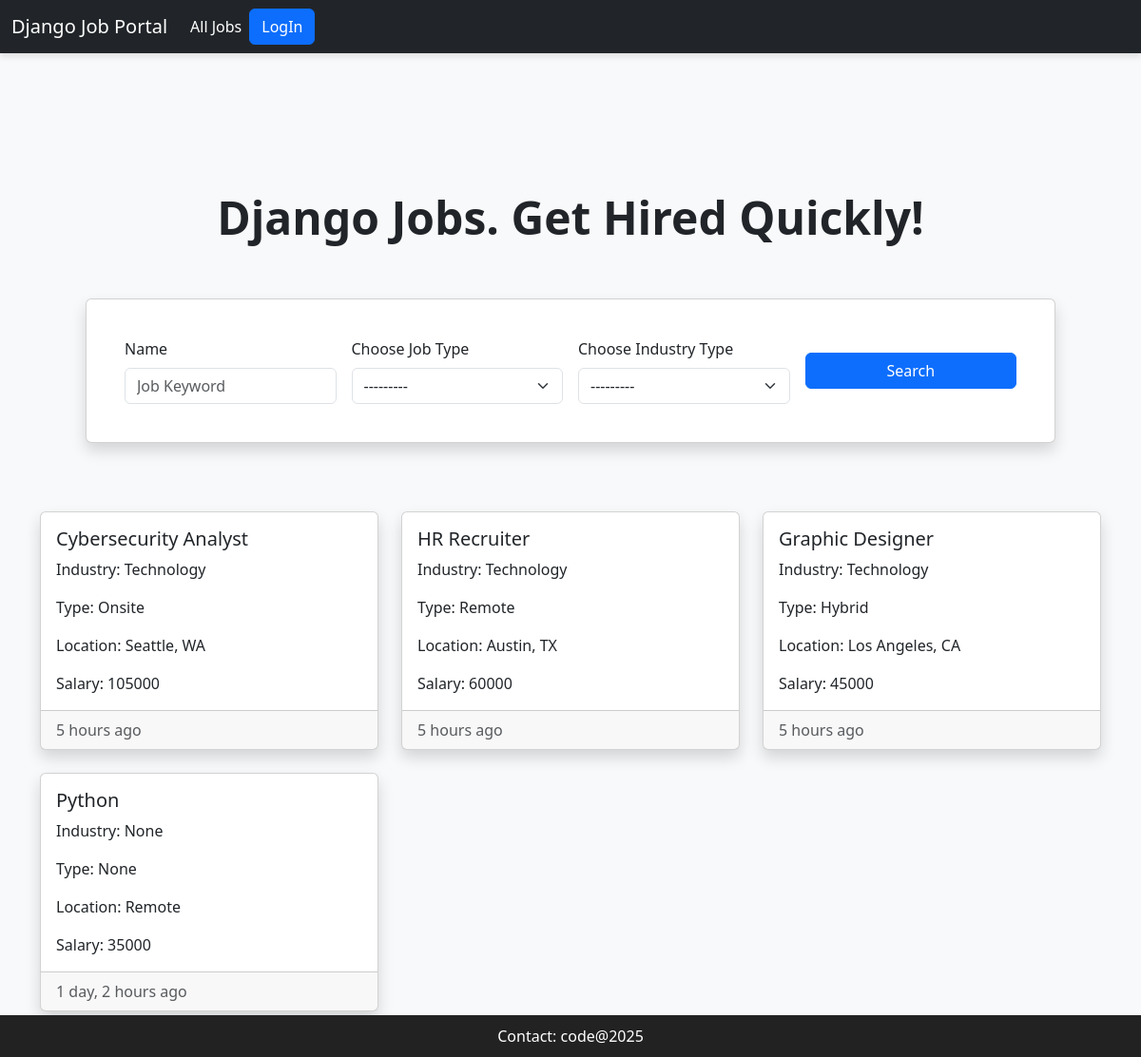
The page / on the database its author committed.
### job/models.py (models this page shows, shortened)
class Job(models.Model):
    job_type_choices = (
        ('Remote', 'Remote'),
        ('Onsite', 'Onsite'),
        ('Hybrid', 'Hybrid')
    )
    user = models.ForeignKey(User, on_delete=models.CASCADE)
    company = models.ForeignKey(Company, on_delete=models.CASCADE)
    title = models.CharField(max_length=100)
    location = models.CharField(max_length=100)
    salary = models.PositiveIntegerField(default=35000)
    requirements = models.TextField()
    ideal_candidate = models.TextField()
    is_available = models.BooleanField(default=False)
    timestamp = models.DateTimeField(auto_now_add=True)
    industry = models.ForeignKey(Industry, on_delete=models.DO_NOTHING, null=True, blank=True)
    job_type = models.CharField(max_length=20, choices=job_type_choices, null=True, blank=True)  # ✅ Fixed here

class Industry(models.Model):
    name = models.CharField(max_length=100)
    def __str__(self):
        return self.name

### website/views.py (the view)
# urls.py: 2. Add a URL to urlpatterns:  path('', views.home, name='home')
def home(request):
    filter = Jobfilter(request.GET, queryset=Job.objects.filter(is_available=True).order_by('-timestamp'))
    context = {'filter':filter}
    return render(request, 'website/home.html',context)

### templates/website/home.html
{% extends 'base.html' %}
{% load humanize %}
{% load widget_tweaks %}
{% block content %}
<section>
    <div class="p-5 mb-4 bg-light rounded-3">
        <div class="container-fluid py-5 text-center">
            <h2 class="display-5 fw-bold">Django Jobs. Get Hired Quickly!</h2>
        </div>
        <div class="card shadow p-4">
            <div class="card-body">
                <form class="row gy-3 gx-3 align-items-center" method="GET">
                    <div class="col-md-3">
                        <label for="jobTitle" class="form-label">Name</label>
                        {% render_field filter.form.title class="form-control" id="jobTitle" placeholder="Job Keyword" %}
                    </div>
                    <div class="col-md-3">
                        <label for="jobType" class="form-label">Choose Job Type</label>
                        {% render_field filter.form.job_type class="form-select"  %}
                    </div>
                    <div class="col-md-3">
                        <label for="industryType" class="form-label">Choose Industry Type</label>
                        {% render_field filter.form.industry class="form-select"  %}
                    </div>
                    <div class="col-md-3 d-flex align-items-end">
                        <button type="submit" class="btn btn-primary w-100">Search</button>
                    </div>
                </form>
            </div>
        </div>
    </div>
</section>
<div class="row row-cols-1 row-cols-md-3 g-4">
    {% for job in filter.qs %}
    <div class="col">
        <div class="card h-100 shadow">
            <div class="card-body">
                <h5 class="card-title">{{job.title}}</h5>
                <p class="card-text">Industry: {{job.industry}} </p>
                <p class="card-text">Type: {{job.job_type}} </p>
                <p class="card-text">Location: {{job.location}} </p>
                <p class="card-text">Salary: {{job.salary}} </p>
            </div>
            <div class="card-footer text-muted">
                {{ job.timestamp|naturaltime }}
            </div>
        </div>
    </div><br>
    {% endfor %}
</div>
{% endblock content %}

### templates/base.html (style rules this page uses)
body { background-color: #f8f9fa; }

### rows shown on the page
Job: title "Cybersecurity Analyst", industry "Technology", job_type "Onsite", location "Seattle, WA", salary "105000", timestamp "5 hours ago"
Job: title "HR Recruiter", industry "Technology", job_type "Remote", location "Austin, TX", salary "60000", timestamp "5 hours ago"
Job: title "Graphic Designer", industry "Technology", job_type "Hybrid", location "Los Angeles, CA", salary "45000", timestamp "5 hours ago"
Job: title "Python", industry "None", job_type "None", location "Remote", salary "35000", timestamp "1 day, 2 hours ago"
